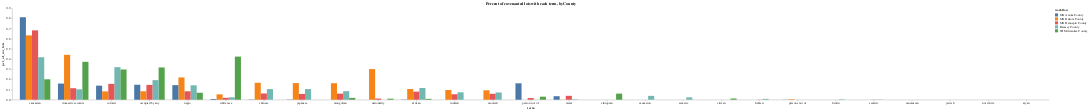

Notebook code cell kept with this figure:
### Code cell
alt.Chart(
    combined_stats_by_lot[combined_stats_by_lot['term_lot_count'] > 0].sort_values('pct_of_cov_lots', ascending=False),
    title="Percent of covenanted lots with each term, by County"
).mark_bar().encode(
   x=alt.X('term', axis=alt.Axis(labelAngle=0)).sort("-y"),
   xOffset='workflow',
   y=alt.Y('pct_of_cov_lots', axis=alt.Axis(grid=False)),
   color='workflow'
).configure_view(
    stroke=None,
)

### Figure 1 — Vega-Lite specification as saved in the notebook (floating-point values rounded to 4 significant figures)
{"config": {"view": {"continuousWidth": 300, "continuousHeight": 300, "stroke": null}}, "data": {"name": "data-4b89e229082e3d8aa334ed2afceffd42"}, "mark": {"type": "bar"}, "encoding": {"color": {"field": "workflow", "type": "nominal"}, "x": {"axis": {"labelAngle": 0}, "field": "term", "sort": "-y", "type": "nominal"}, "xOffset": {"field": "workflow", "type": "nominal"}, "y": {"axis": {"grid": false}, "field": "pct_of_cov_lots", "type": "quantitative"}}, "title": "Percent of covenanted lots with each term, by County", "$schema": "https://vega.github.io/schema/vega-lite/v5.8.0.json", "datasets": {"data-4b89e229082e3d8aa334ed2afceffd42": [{"workflow": "MN Anoka County", "term": "caucasian", "term_lot_count": 633, "all_term_lot_count": 780, "solo_lot_count": 313, "solo_lot_pct": 0.4945, "median_num_terms": 2.0, "pct_of_cov_lots": 0.8115}, {"workflow": "MN Hennepin County", "term": "caucasian", "term_lot_count": 16461, "all_term_lot_count": 24118, "solo_lot_count": 10510, "solo_lot_pct": 0.6385, "median_num_terms": 1.0, "pct_of_cov_lots": 0.6825}, {"workflow": "MN Dakota County", "term": "caucasian", "term_lot_count": 456, "all_term_lot_count": 720, "solo_lot_count": 120, "solo_lot_pct": 0.2632, "median_num_terms": 2.0, "pct_of_cov_lots": 0.6333}, {"workflow": "MN Dakota County", "term": "domestic servants", "term_lot_count": 318, "all_term_lot_count": 720, "solo_lot_count": 0, "solo_lot_pct": 0.0, "median_num_terms": 3.0, "pct_of_cov_lots": 0.4417}, {"workflow": "WI Milwaukee County", "term": "white race", "term_lot_count": 8497, "all_term_lot_count": 20030, "solo_lot_count": 1133, "solo_lot_pct": 0.1333, "median_num_terms": 2.0, "pct_of_cov_lots": 0.4242}, {"workflow": "Ramsey County", "term": "caucasian", "term_lot_count": 2282, "all_term_lot_count": 5458, "solo_lot_count": 1035, "solo_lot_pct": 0.4535, "median_num_terms": 2.0, "pct_of_cov_lots": 0.4181}, {"workflow": "WI Milwaukee County", "term": "domestic servants", "term_lot_count": 7472, "all_term_lot_count": 20030, "solo_lot_count": 286, "solo_lot_pct": 0.03828, "median_num_terms": 2.0, "pct_of_cov_lots": 0.373}, {"workflow": "Ramsey County", "term": "colored", "term_lot_count": 1749, "all_term_lot_count": 5458, "solo_lot_count": 1564, "solo_lot_pct": 0.8942, "median_num_terms": 1.0, "pct_of_cov_lots": 0.3204}, {"workflow": "WI Milwaukee County", "term": "occupied by any", "term_lot_count": 6358, "all_term_lot_count": 20030, "solo_lot_count": 0, "solo_lot_pct": 0.0, "median_num_terms": 3.0, "pct_of_cov_lots": 0.3174}, {"workflow": "MN Dakota County", "term": "nationality", "term_lot_count": 217, "all_term_lot_count": 720, "solo_lot_count": 0, "solo_lot_pct": 0.0, "median_num_terms": 3.0, "pct_of_cov_lots": 0.3014}, {"workflow": "WI Milwaukee County", "term": "colored", "term_lot_count": 5959, "all_term_lot_count": 20030, "solo_lot_count": 5229, "solo_lot_pct": 0.8775, "median_num_terms": 1.0, "pct_of_cov_lots": 0.2975}, {"workflow": "MN Dakota County", "term": "negro", "term_lot_count": 158, "all_term_lot_count": 720, "solo_lot_count": 35, "solo_lot_pct": 0.2215, "median_num_terms": 3.0, "pct_of_cov_lots": 0.2194}, {"workflow": "WI Milwaukee County", "term": "caucasian", "term_lot_count": 4025, "all_term_lot_count": 20030, "solo_lot_count": 632, "solo_lot_pct": 0.157, "median_num_terms": 2.0, "pct_of_cov_lots": 0.2009}, {"workflow": "Ramsey County", "term": "occupied by any", "term_lot_count": 1052, "all_term_lot_count": 5458, "solo_lot_count": 4, "solo_lot_pct": 0.003802, "median_num_terms": 2.0, "pct_of_cov_lots": 0.1927}, {"workflow": "MN Dakota County", "term": "chinese", "term_lot_count": 120, "all_term_lot_count": 720, "solo_lot_count": 0, "solo_lot_pct": 0.0, "median_num_terms": 7.0, "pct_of_cov_lots": 0.1667}, {"workflow": "MN Dakota County", "term": "japanese", "term_lot_count": 118, "all_term_lot_count": 720, "solo_lot_count": 0, "solo_lot_pct": 0.0, "median_num_terms": 7.0, "pct_of_cov_lots": 0.1639}, {"workflow": "MN Dakota County", "term": "mongolian", "term_lot_count": 117, "all_term_lot_count": 720, "solo_lot_count": 0, "solo_lot_pct": 0.0, "median_num_terms": 7.0, "pct_of_cov_lots": 0.1625}, {"workflow": "MN Anoka County", "term": "person not of", "term_lot_count": 126, "all_term_lot_count": 780, "solo_lot_count": 0, "solo_lot_pct": 0.0, "median_num_terms": 2.0, "pct_of_cov_lots": 0.1615}, {"workflow": "MN Anoka County", "term": "domestic servants", "term_lot_count": 124, "all_term_lot_count": 780, "solo_lot_count": 0, "solo_lot_pct": 0.0, "median_num_terms": 2.0, "pct_of_cov_lots": 0.159}, {"workflow": "MN Hennepin County", "term": "colored", "term_lot_count": 3766, "all_term_lot_count": 24118, "solo_lot_count": 3403, "solo_lot_pct": 0.9036, "median_num_terms": 1.0, "pct_of_cov_lots": 0.1561}, {"workflow": "MN Anoka County", "term": "occupied by any", "term_lot_count": 115, "all_term_lot_count": 780, "solo_lot_count": 0, "solo_lot_pct": 0.0, "median_num_terms": 2.0, "pct_of_cov_lots": 0.1474}, {"workflow": "MN Hennepin County", "term": "occupied by any", "term_lot_count": 3519, "all_term_lot_count": 24118, "solo_lot_count": 36, "solo_lot_pct": 0.01023, "median_num_terms": 2.0, "pct_of_cov_lots": 0.1459}, {"workflow": "MN Anoka County", "term": "negro", "term_lot_count": 112, "all_term_lot_count": 780, "solo_lot_count": 4, "solo_lot_pct": 0.03571, "median_num_terms": 2.0, "pct_of_cov_lots": 0.1436}, {"workflow": "Ramsey County", "term": "negro", "term_lot_count": 774, "all_term_lot_count": 5458, "solo_lot_count": 55, "solo_lot_pct": 0.07106, "median_num_terms": 6.0, "pct_of_cov_lots": 0.1418}, {"workflow": "MN Anoka County", "term": "colored", "term_lot_count": 108, "all_term_lot_count": 780, "solo_lot_count": 2, "solo_lot_pct": 0.01852, "median_num_terms": 2.0, "pct_of_cov_lots": 0.1385}, {"workflow": "Ramsey County", "term": "african", "term_lot_count": 631, "all_term_lot_count": 5458, "solo_lot_count": 199, "solo_lot_pct": 0.3154, "median_num_terms": 7.0, "pct_of_cov_lots": 0.1156}, {"workflow": "MN Hennepin County", "term": "domestic servants", "term_lot_count": 2739, "all_term_lot_count": 24118, "solo_lot_count": 0, "solo_lot_pct": 0.0, "median_num_terms": 2.0, "pct_of_cov_lots": 0.1136}, {"workflow": "MN Dakota County", "term": "african", "term_lot_count": 76, "all_term_lot_count": 720, "solo_lot_count": 7, "solo_lot_pct": 0.09211, "median_num_terms": 7.0, "pct_of_cov_lots": 0.1056}, {"workflow": "Ramsey County", "term": "chinese", "term_lot_count": 571, "all_term_lot_count": 5458, "solo_lot_count": 0, "solo_lot_pct": 0.0, "median_num_terms": 7.0, "pct_of_cov_lots": 0.1046}, {"workflow": "Ramsey County", "term": "japanese", "term_lot_count": 570, "all_term_lot_count": 5458, "solo_lot_count": 0, "solo_lot_pct": 0.0, "median_num_terms": 7.0, "pct_of_cov_lots": 0.1044}, {"workflow": "Ramsey County", "term": "domestic servants", "term_lot_count": 558, "all_term_lot_count": 5458, "solo_lot_count": 0, "solo_lot_pct": 0.0, "median_num_terms": 2.0, "pct_of_cov_lots": 0.1022}, {"workflow": "MN Dakota County", "term": "turkish", "term_lot_count": 69, "all_term_lot_count": 720, "solo_lot_count": 0, "solo_lot_pct": 0.0, "median_num_terms": 7.0, "pct_of_cov_lots": 0.09583}, {"workflow": "MN Dakota County", "term": "moorish", "term_lot_count": 67, "all_term_lot_count": 720, "solo_lot_count": 0, "solo_lot_pct": 0.0, "median_num_terms": 7.0, "pct_of_cov_lots": 0.09306}, {"workflow": "Ramsey County", "term": "mongolian", "term_lot_count": 458, "all_term_lot_count": 5458, "solo_lot_count": 0, "solo_lot_pct": 0.0, "median_num_terms": 7.0, "pct_of_cov_lots": 0.08391}, {"workflow": "MN Dakota County", "term": "occupied by any", "term_lot_count": 60, "all_term_lot_count": 720, "solo_lot_count": 0, "solo_lot_pct": 0.0, "median_num_terms": 2.0, "pct_of_cov_lots": 0.08333}, {"workflow": "MN Hennepin County", "term": "negro", "term_lot_count": 2007, "all_term_lot_count": 24118, "solo_lot_count": 330, "solo_lot_pct": 0.1644, "median_num_terms": 7.0, "pct_of_cov_lots": 0.08322}, {"workflow": "MN Dakota County", "term": "colored", "term_lot_count": 59, "all_term_lot_count": 720, "solo_lot_count": 11, "solo_lot_pct": 0.1864, "median_num_terms": 2.0, "pct_of_cov_lots": 0.08194}, {"workflow": "MN Hennepin County", "term": "african", "term_lot_count": 1925, "all_term_lot_count": 24118, "solo_lot_count": 399, "solo_lot_pct": 0.2073, "median_num_terms": 7.0, "pct_of_cov_lots": 0.07982}, {"workflow": "Ramsey County", "term": "turkish", "term_lot_count": 399, "all_term_lot_count": 5458, "solo_lot_count": 0, "solo_lot_pct": 0.0, "median_num_terms": 7.0, "pct_of_cov_lots": 0.0731}, {"workflow": "Ramsey County", "term": "moorish", "term_lot_count": 388, "all_term_lot_count": 5458, "solo_lot_count": 0, "solo_lot_pct": 0.0, "median_num_terms": 7.0, "pct_of_cov_lots": 0.07109}, {"workflow": "WI Milwaukee County", "term": "negro", "term_lot_count": 1373, "all_term_lot_count": 20030, "solo_lot_count": 2, "solo_lot_pct": 0.001457, "median_num_terms": 2.0, "pct_of_cov_lots": 0.06855}, {"workflow": "MN Hennepin County", "term": "chinese", "term_lot_count": 1486, "all_term_lot_count": 24118, "solo_lot_count": 0, "solo_lot_pct": 0.0, "median_num_terms": 7.0, "pct_of_cov_lots": 0.06161}, {"workflow": "MN Hennepin County", "term": "mongolian", "term_lot_count": 1445, "all_term_lot_count": 24118, "solo_lot_count": 0, "solo_lot_pct": 0.0, "median_num_terms": 7.0, "pct_of_cov_lots": 0.05991}, {"workflow": "WI Milwaukee County", "term": "ethiopian", "term_lot_count": 1200, "all_term_lot_count": 20030, "solo_lot_count": 0, "solo_lot_pct": 0.0, "median_num_terms": 2.0, "pct_of_cov_lots": 0.05991}, {"workflow": "MN Hennepin County", "term": "moorish", "term_lot_count": 1416, "all_term_lot_count": 24118, "solo_lot_count": 0, "solo_lot_pct": 0.0, "median_num_terms": 7.0, "pct_of_cov_lots": 0.05871}, {"workflow": "MN Hennepin County", "term": "japanese", "term_lot_count": 1371, "all_term_lot_count": 24118, "solo_lot_count": 0, "solo_lot_pct": 0.0, "median_num_terms": 7.0, "pct_of_cov_lots": 0.05685}, {"workflow": "MN Hennepin County", "term": "turkish", "term_lot_count": 1301, "all_term_lot_count": 24118, "solo_lot_count": 0, "solo_lot_pct": 0.0, "median_num_terms": 7.0, "pct_of_cov_lots": 0.05394}, {"workflow": "MN Dakota County", "term": "white race", "term_lot_count": 38, "all_term_lot_count": 720, "solo_lot_count": 0, "solo_lot_pct": 0.0, "median_num_terms": 2.0, "pct_of_cov_lots": 0.05278}, {"workflow": "MN Hennepin County", "term": "racial", "term_lot_count": 927, "all_term_lot_count": 24118, "solo_lot_count": 926, "solo_lot_pct": 0.9989, "median_num_terms": 1.0, "pct_of_cov_lots": 0.03844}, {"workflow": "Ramsey County", "term": "caucasion", "term_lot_count": 207, "all_term_lot_count": 5458, "solo_lot_count": 206, "solo_lot_pct": 0.9952, "median_num_terms": 1.0, "pct_of_cov_lots": 0.03793}, {"workflow": "MN Anoka County", "term": "racial", "term_lot_count": 27, "all_term_lot_count": 780, "solo_lot_count": 27, "solo_lot_pct": 1.0, "median_num_terms": 1.0, "pct_of_cov_lots": 0.03462}, {"workflow": "WI Milwaukee County", "term": "person not of", "term_lot_count": 601, "all_term_lot_count": 20030, "solo_lot_count": 0, "solo_lot_pct": 0.0, "median_num_terms": 2.0, "pct_of_cov_lots": 0.03}, {"workflow": "Ramsey County", "term": "white race", "term_lot_count": 132, "all_term_lot_count": 5458, "solo_lot_count": 131, "solo_lot_pct": 0.9924, "median_num_terms": 1.0, "pct_of_cov_lots": 0.02418}, {"workflow": "Ramsey County", "term": "semetic", "term_lot_count": 128, "all_term_lot_count": 5458, "solo_lot_count": 79, "solo_lot_pct": 0.6172, "median_num_terms": 1.0, "pct_of_cov_lots": 0.02345}, {"workflow": "MN Hennepin County", "term": "white race", "term_lot_count": 452, "all_term_lot_count": 24118, "solo_lot_count": 408, "solo_lot_pct": 0.9027, "median_num_terms": 1.0, "pct_of_cov_lots": 0.01874}, {"workflow": "WI Milwaukee County", "term": "mongolian", "term_lot_count": 363, "all_term_lot_count": 20030, "solo_lot_count": 0, "solo_lot_pct": 0.0, "median_num_terms": 2.0, "pct_of_cov_lots": 0.01812}, {"workflow": "MN Hennepin County", "term": "person not of", "term_lot_count": 397, "all_term_lot_count": 24118, "solo_lot_count": 0, "solo_lot_pct": 0.0, "median_num_terms": 2.0, "pct_of_cov_lots": 0.01646}, {"workflow": "WI Milwaukee County", "term": "citizen", "term_lot_count": 240, "all_term_lot_count": 20030, "solo_lot_count": 0, "solo_lot_pct": 0.0, "median_num_terms": 3.0, "pct_of_cov_lots": 0.01198}, {"workflow": "MN Hennepin County", "term": "nationality", "term_lot_count": 276, "all_term_lot_count": 24118, "solo_lot_count": 0, "solo_lot_pct": 0.0, "median_num_terms": 3.0, "pct_of_cov_lots": 0.01144}, {"workflow": "WI Milwaukee County", "term": "nationality", "term_lot_count": 209, "all_term_lot_count": 20030, "solo_lot_count": 0, "solo_lot_pct": 0.0, "median_num_terms": 3.0, "pct_of_cov_lots": 0.01043}, {"workflow": "Ramsey County", "term": "hebrew", "term_lot_count": 47, "all_term_lot_count": 5458, "solo_lot_count": 0, "solo_lot_pct": 0.0, "median_num_terms": 5.0, "pct_of_cov_lots": 0.008611}, {"workflow": "WI Milwaukee County", "term": "african", "term_lot_count": 171, "all_term_lot_count": 20030, "solo_lot_count": 161, "solo_lot_pct": 0.9415, "median_num_terms": 1.0, "pct_of_cov_lots": 0.008537}, {"workflow": "MN Anoka County", "term": "white race", "term_lot_count": 6, "all_term_lot_count": 780, "solo_lot_count": 6, "solo_lot_pct": 1.0, "median_num_terms": 1.0, "pct_of_cov_lots": 0.007692}, {"workflow": "MN Dakota County", "term": "persons not of", "term_lot_count": 4, "all_term_lot_count": 720, "solo_lot_count": 0, "solo_lot_pct": 0.0, "median_num_terms": 2.0, "pct_of_cov_lots": 0.005556}, {"workflow": "Ramsey County", "term": "hindu", "term_lot_count": 25, "all_term_lot_count": 5458, "solo_lot_count": 0, "solo_lot_pct": 0.0, "median_num_terms": 4.0, "pct_of_cov_lots": 0.00458}, {"workflow": "Ramsey County", "term": "racial", "term_lot_count": 23, "all_term_lot_count": 5458, "solo_lot_count": 23, "solo_lot_pct": 1.0, "median_num_terms": 1.0, "pct_of_cov_lots": 0.004214}, {"workflow": "MN Anoka County", "term": "african", "term_lot_count": 2, "all_term_lot_count": 780, "solo_lot_count": 0, "solo_lot_pct": 0.0, "median_num_terms": 4.0, "pct_of_cov_lots": 0.002564}, {"workflow": "MN Anoka County", "term": "chinese", "term_lot_count": 2, "all_term_lot_count": 780, "solo_lot_count": 0, "solo_lot_pct": 0.0, "median_num_terms": 4.0, "pct_of_cov_lots": 0.002564}, {"workflow": "MN Anoka County", "term": "japanese", "term_lot_count": 2, "all_term_lot_count": 780, "solo_lot_count": 0, "solo_lot_pct": 0.0, "median_num_terms": 4.0, "pct_of_cov_lots": 0.002564}, {"workflow": "Ramsey County", "term": "semitic", "term_lot_count": 13, "all_term_lot_count": 5458, "solo_lot_count": 1, "solo_lot_pct": 0.07692, "median_num_terms": 3.0, "pct_of_cov_lots": 0.002382}, {"workflow": "MN Hennepin County", "term": "hebrew", "term_lot_count": 37, "all_term_lot_count": 24118, "solo_lot_count": 0, "solo_lot_pct": 0.0, "median_num_terms": 3.0, "pct_of_cov_lots": 0.001534}, {"workflow": "MN Dakota County", "term": "racial", "term_lot_count": 1, "all_term_lot_count": 720, "solo_lot_count": 1, "solo_lot_pct": 1.0, "median_num_terms": 1.0, "pct_of_cov_lots": 0.001389}, {"workflow": "MN Hennepin County", "term": "semitic", "term_lot_count": 32, "all_term_lot_count": 24118, "solo_lot_count": 0, "solo_lot_pct": 0.0, "median_num_terms": 8.0, "pct_of_cov_lots": 0.001327}, {"workflow": "MN Anoka County", "term": "persons not of", "term_lot_count": 1, "all_term_lot_count": 780, "solo_lot_count": 0, "solo_lot_pct": 0.0, "median_num_terms": 2.0, "pct_of_cov_lots": 0.001282}, {"workflow": "Ramsey County", "term": "person not of", "term_lot_count": 5, "all_term_lot_count": 5458, "solo_lot_count": 0, "solo_lot_pct": 0.0, "median_num_terms": 3.0, "pct_of_cov_lots": 0.0009161}, {"workflow": "Ramsey County", "term": "caucausian", "term_lot_count": 4, "all_term_lot_count": 5458, "solo_lot_count": 0, "solo_lot_pct": 0.0, "median_num_terms": 2.0, "pct_of_cov_lots": 0.0007329}, {"workflow": "Ramsey County", "term": "jewish", "term_lot_count": 2, "all_term_lot_count": 5458, "solo_lot_count": 0, "solo_lot_pct": 0.0, "median_num_terms": 2.0, "pct_of_cov_lots": 0.0003664}, {"workflow": "WI Milwaukee County", "term": " not white", "term_lot_count": 7, "all_term_lot_count": 20030, "solo_lot_count": 0, "solo_lot_pct": 0.0, "median_num_terms": 2.0, "pct_of_cov_lots": 0.0003495}, {"workflow": "MN Hennepin County", "term": " aryan", "term_lot_count": 3, "all_term_lot_count": 24118, "solo_lot_count": 0, "solo_lot_pct": 0.0, "median_num_terms": 2.0, "pct_of_cov_lots": 0.0001244}, {"workflow": "MN Hennepin County", "term": "semetic", "term_lot_count": 1, "all_term_lot_count": 24118, "solo_lot_count": 0, "solo_lot_pct": 0.0, "median_num_terms": 8.0, "pct_of_cov_lots": 4.146e-05}]}}
